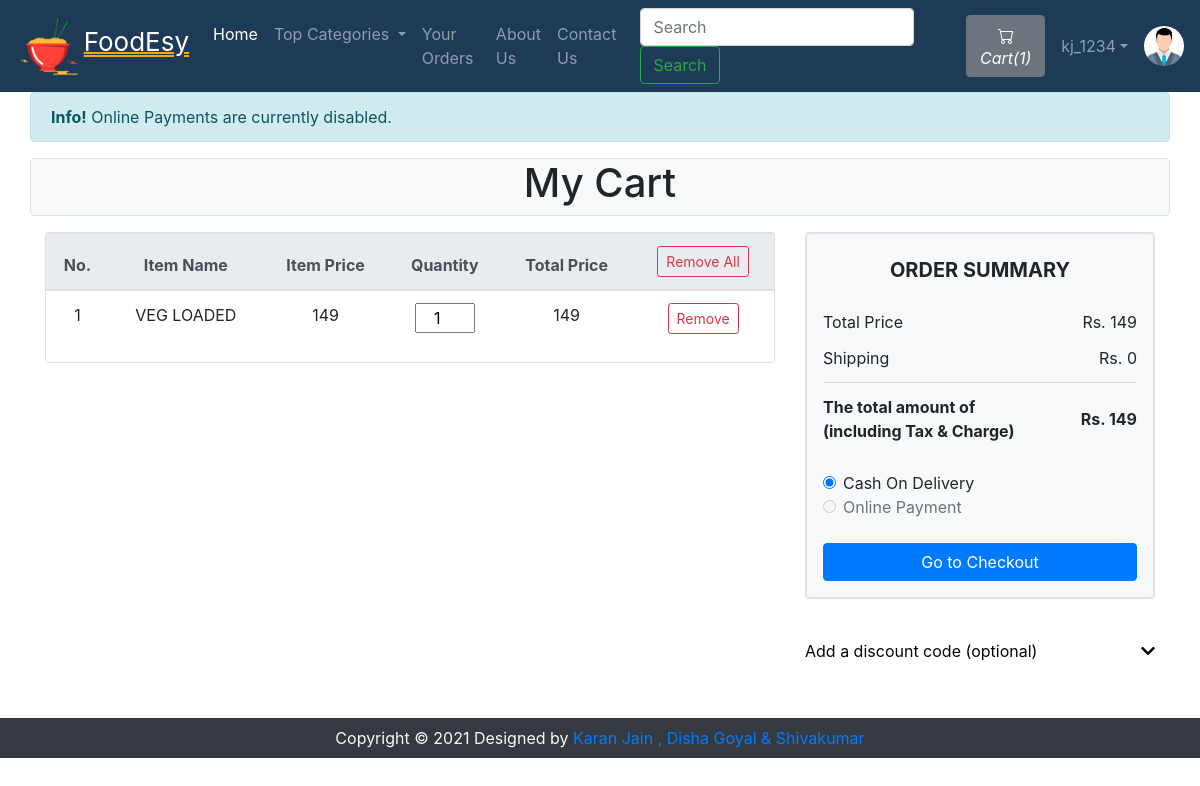
The page /viewCart.php (signed in) on the database its author committed.
### tables this page shows
CREATE TABLE `sitedetail` (
  `tempId` int(11) NOT NULL,
  `systemName` varchar(21) NOT NULL,
  `email` varchar(35) NOT NULL,
  `contact1` bigint(21) NOT NULL,
  `contact2` bigint(21) DEFAULT NULL COMMENT 'Optional',
  `address` text NOT NULL,
  `dateTime` datetime NOT NULL DEFAULT current_timestamp()
);

CREATE TABLE `viewcart` (
  `cartItemId` int(11) NOT NULL,
  `foodId` int(11) NOT NULL,
  `itemQuantity` int(100) NOT NULL,
  `userId` int(11) NOT NULL,
  `addedDate` datetime NOT NULL DEFAULT current_timestamp()
);

CREATE TABLE `food` (
  `foodId` int(12) NOT NULL,
  `foodName` varchar(255) NOT NULL,
  `foodPrice` int(12) NOT NULL,
  `foodDesc` text NOT NULL,
  `foodCategorieId` int(12) NOT NULL,
  `foodPubDate` datetime NOT NULL DEFAULT current_timestamp()
);

### viewCart.php (the view, shortened to what this page needs)
<!doctype html>
<html lang="en">
<head>
    <link rel="stylesheet" href="https://stackpath.bootstrapcdn.com/bootstrap/4.4.1/css/bootstrap.min.css">
    <link rel="stylesheet" href="https://use.fontawesome.com/releases/v5.8.2/css/all.css">
</head>
<body>
    <?php include 'partials/_dbconnect.php';?>
    <?php require 'partials/_nav.php' ?>
    <?php
    if($loggedin){
    ?>
    <div class="container" id="cont">
        <div class="row">
            <div class="alert alert-info mb-0" style="width: -webkit-fill-available;">
              <strong>Info!</strong> Online Payments are currently disabled.
            </div>
            <div class="col-lg-12 text-center border rounded bg-light my-3">
                <h1>My Cart</h1>
            </div>
            <div class="col-lg-8">
                <div class="card wish-list mb-3">
                    <table class="table text-center">
                        <thead class="thead-light">
                            <tr>
                                <th scope="col">No.</th>
                                <th scope="col">Item Name</th>
                                <th scope="col">Item Price</th>
                                <th scope="col">Quantity</th>
                                <th scope="col">Total Price</th>
                                <th scope="col">
                                    <form action="partials/_manageCart.php" method="POST">
                                        <button name="removeAllItem" class="btn btn-sm btn-outline-danger">Remove All</button>
                                        <input type="hidden" name="userId" value="<?php $userId = $_SESSION['userId']; echo $userId ?>">
                                    </form>
                                </th>
                            </tr>
                        </thead>
                        <tbody>
                            <?php
                                $sql = "SELECT * FROM `viewcart` WHERE `userId`= $userId";
                                $result = mysqli_query($conn, $sql);
                                $counter = 0;
                                $totalPrice = 0;
                                while($row = mysqli_fetch_assoc($result)){
                                    $foodId = $row['foodId'];
                                    $Quantity = $row['itemQuantity'];
                                    $mysql = "SELECT * FROM `food` WHERE foodId = $foodId";
                                    $myresult = mysqli_query($conn, $mysql);
                                    $myrow = mysqli_fetch_assoc($myresult);
                                    $foodName = $myrow['foodName'];
                                    $foodPrice = $myrow['foodPrice'];
                                    $total = $foodPrice * $Quantity;
                                    $counter++;
                                    $totalPrice = $totalPrice + $total;
                                    echo '<tr>
                                            <td>' . $counter . '</td>
                                            <td>' . $foodName . '</td>
                                            <td>' . $foodPrice . '</td>
                                            <td>
                                                <form id="frm' . $foodId . '">
                                                    <input type="hidden" name="foodId" value="' . $foodId . '">
                                                    <input type="number" name="quantity" value="' . $Quantity . '" class="text-center" onchange="updateCart(' . $foodId . ')" onkeyup="return false" style="width:60px" min=1 oninput="check(this)" onClick="this.select();">
                                                </form>
                                            </td>
                                            <td>' . $total . '</td>
                                            <td>
                                                <form action="partials/_manageCart.php" method="POST">
                                                    <button name="removeItem" class="btn btn-sm btn-outline-danger">Remove</button>
                                                    <input type="hidden" name="itemId" value="'.$foodId. '">
                                                </form>
                                            </td>
                                        </tr>';
                                }
                                    ?>
                        </tbody>
                    </table>
                </div>
            </div>
            <div class="col-lg-4">
                <div class="card wish-list mb-3">
                    <div class="pt-4 border bg-light rounded p-3">
                        <h5 class="mb-3 text-uppercase font-weight-bold text-center">Order summary</h5>
                        <ul class="list-group list-group-flush">
                            <li class="list-group-item d-flex justify-content-between align-items-center border-0 px-0 pb-0 bg-light">Total Price<span>Rs. <?php echo $totalPrice ?></span></li>
                            <li class="list-group-item d-flex justify-content-between align-items-center px-0 bg-light">Shipping<span>Rs. 0</span></li>
                            <li class="list-group-item d-flex justify-content-between align-items-center border-0 px-0 mb-3 bg-light">
                                <div>
                                    <strong>The total amount of</strong>
                                    <strong><p class="mb-0">(including Tax & Charge)</p></strong>
                                </div>
                                <span><strong>Rs. <?php echo $totalPrice ?></strong></span>
                            </li>
                        </ul>
                        <div class="form-check">
                            <input class="form-check-input" type="radio" name="flexRadioDefault" id="flexRadioDefault1" checked>
                            <label class="form-check-label" for="flexRadioDefault1">
                                Cash On Delivery
                            </label>
                        </div>
                        <div class="form-check">
                            <input class="form-check-input" type="radio" name="flexRadioDefault1" id="flexRadioDefault1" disabled>
                            <label class="form-check-label" for="flexRadioDefault1">
                                Online Payment
                            </label>
                        </div><br>
                        <button type="button" class="btn btn-primary btn-block" data-toggle="modal" data-target="#checkoutModal">Go to Checkout</button>
                    </div>
                </div>
                <div class="mb-3">
                    <div class="pt-4">
                        <a class="dark-grey-text d-flex justify-content-between" style="text-decoration: none; color: #050607;" data-toggle="collapse" href="#collapseExample"
                            aria-expanded="false" aria-controls="collapseExample">
                            Add a discount code (optional)
                            <span><i class="fas fa-chevron-down pt-1"></i></span>
                        </a>
                    </div>
                </div>
            </div>
        </div>
    </div>
    <?php
    }
    else {
        echo '<div class="container" style="min-height : 610px;">
        <div class="alert alert-info my-3">
            <font style="font-size:22px"><center>Before checkout you need to <strong><a class="alert-link" data-toggle="modal" data-target="#loginModal">Login</a></strong></center></font>
        </div></div>';
    }
    ?>
    <?php require 'partials/_footer.php' ?>
</body>
</html>

### partials/_nav.php (shortened to what this page needs)
<?php
if(isset($_SESSION['loggedin']) && $_SESSION['loggedin']==true){
  $loggedin= true;
  $userId = $_SESSION['userId'];
  $username = $_SESSION['username'];
}
else{
  $loggedin = false;
  $userId = 0;
}
$sql = "SELECT * FROM `sitedetail`";
$result = mysqli_query($conn, $sql);
$row = mysqli_fetch_assoc($result);
$systemName = $row['systemName'];
echo '<nav class="navbar navbar-expand-lg navbar-dark" style="background-color: #1d3b57;">
      <a class="navbar-brand" href="index.php"><img height=60px src="img/logo.jpg" alt="Restaurant Logo" class="img-responsive"><span style="font-size: 26px; text-decoration: double underline orange 2px;">'.$systemName.'</span></a>
      <button class="navbar-toggler" type="button" data-toggle="collapse" data-target="#navbarSupportedContent" aria-controls="navbarSupportedContent" aria-expanded="false" aria-label="Toggle navigation">
        <span class="navbar-toggler-icon"></span>
      </button>
      <div class="collapse navbar-collapse" id="navbarSupportedContent">
        <ul class="navbar-nav mr-auto">
          <li class="nav-item active">
            <a class="nav-link" href="index.php">Home <span class="sr-only">(current)</span></a>
          </li>
          <li class="nav-item dropdown">
            <a class="nav-link dropdown-toggle" href="#" id="navbarDropdown" role="button" data-toggle="dropdown" aria-haspopup="true" aria-expanded="false">
              Top Categories
            </a>
            <div class="dropdown-menu" aria-labelledby="navbarDropdown">';
            echo '</div>
          </li>
          <li class="nav-item">
            <a class="nav-link" href="viewOrder.php">Your Orders</a>
          </li>
          <li class="nav-item">
            <a class="nav-link" href="about.php">About Us</a>
          </li>
          <li class="nav-item">
            <a class="nav-link" href="contact.php">Contact Us</a>
          </li>
        </ul>
        <form method="get" action="/FoodEsy/search.php" class="form-inline my-2 my-lg-0 mx-3">
          <input class="form-control mr-sm-2" type="search" name="search" id="search" placeholder="Search" aria-label="Search" required>
          <button class="btn btn-outline-success my-2 my-sm-0" type="submit">Search</button>
        </form>';
        $countsql = "SELECT SUM(`itemQuantity`) FROM `viewcart` WHERE `userId`=$userId";
        $countresult = mysqli_query($conn, $countsql);
        $countrow = mysqli_fetch_assoc($countresult);
        $count = $countrow['SUM(`itemQuantity`)'];
        echo '<a href="viewCart.php"><button type="button" class="btn btn-secondary mx-2" title="MyCart">
          <svg xmlns="img/cart.svg" width="16" height="16" fill="currentColor" class="bi bi-cart" viewBox="0 0 16 16">
            <path d="M0 1.5A.5.5 0 0 1 .5 1H2a.5.5 0 0 1 .485.379L2.89 3H14.5a.5.5 0 0 1 .491.592l-1.5 8A.5.5 0 0 1 13 12H4a.5.5 0 0 1-.491-.408L2.01 3.607 1.61 2H.5a.5.5 0 0 1-.5-.5zM3.102 4l1.313 7h8.17l1.313-7H3.102zM5 12a2 2 0 1 0 0 4 2 2 0 0 0 0-4zm7 0a2 2 0 1 0 0 4 2 2 0 0 0 0-4zm-7 1a1 1 0 1 1 0 2 1 1 0 0 1 0-2zm7 0a1 1 0 1 1 0 2 1 1 0 0 1 0-2z"/>
          </svg>
          <i class="bi bi-cart">Cart(' .$count. ')</i>
        </button></a>';
        if($loggedin){
          echo '<ul class="navbar-nav mr-2">
            <li class="nav-item dropdown">
              <a class="nav-link dropdown-toggle" href="#" id="navbarDropdown" role="button" data-toggle="dropdown">' .$username. '</a>
              <div class="dropdown-menu" aria-labelledby="navbarDropdown">
                <a class="dropdown-item" href="partials/_logout.php">Logout</a>
              </div>
            </li>
          </ul>
          <div class="text-center image-size-small position-relative">
            <a href="viewProfile.php"><img src="img/person-' .$userId. '.jpg" class="rounded-circle" onError="this.src = \'img/profilePic.jpg\'" style="width:40px; height:40px"></a>
          </div>';
        }
        else {
          echo '
          <button type="button" class="btn btn-success mx-2"  data-toggle="modal" data-target="#loginModal">Login</button>
          <button type="button" class="btn btn-success mx-2"  data-toggle="modal" data-target="#signupModal">SignUp</button>';
        }
  echo '</div>
    </nav>';
?>

### viewCart.php (style rules this page uses)
#cont { min-height : 626px; }

### rows shown on the page
sitedetail: systemName "FoodEsy"
viewcart: foodId.foodName "VEG LOADED", foodId.foodPrice "149", quantity "1"

### other values the page prints
$count "1"
$username "kj_1234"
$totalPrice "149"
